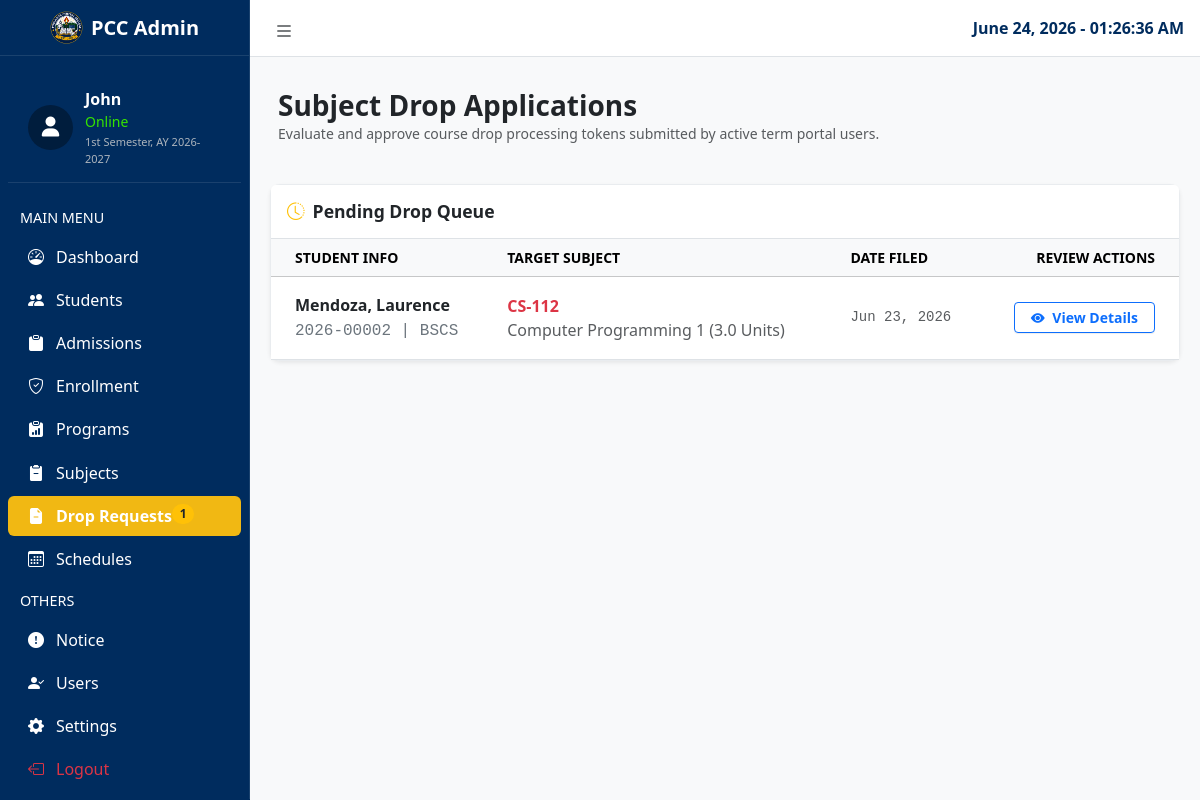
Screenshot of /admin/drop_requests.php (signed in) with the database file from the repository.
### tables this page shows
CREATE TABLE `drop_requests` (
  `id` int(11) NOT NULL AUTO_INCREMENT,
  `student_id` int(11) NOT NULL,
  `enrollment_id` int(11) NOT NULL,
  `reason` text NOT NULL,
  `status` varchar(50) DEFAULT 'Pending Review',
  `created_at` timestamp NOT NULL DEFAULT current_timestamp(),
  PRIMARY KEY (`id`),
  KEY `student_id` (`student_id`),
  KEY `enrollment_id` (`enrollment_id`),
  CONSTRAINT `drop_requests_ibfk_1` FOREIGN KEY (`student_id`) REFERENCES `students` (`student_id`) ON DELETE CASCADE,
  CONSTRAINT `drop_requests_ibfk_2` FOREIGN KEY (`enrollment_id`) REFERENCES `enrollments` (`enrollment_id`) ON DELETE CASCADE
);

CREATE TABLE `students` (
  `student_id` int(11) NOT NULL AUTO_INCREMENT,
  `student_number` varchar(20) NOT NULL,
  `password_hash` varchar(255) NOT NULL,
  `application_id` int(11) DEFAULT NULL,
  `first_name` varchar(50) NOT NULL,
  `middle_name` varchar(50) DEFAULT NULL,
  `last_name` varchar(50) NOT NULL,
  `suffix` varchar(10) DEFAULT NULL,
  `email` varchar(100) NOT NULL,
  `current_course` varchar(10) NOT NULL,
  `section` varchar(50) DEFAULT NULL,
  `year_level` int(11) DEFAULT 1,
  `classification` varchar(50) DEFAULT 'Regular',
  `created_at` timestamp NOT NULL DEFAULT current_timestamp(),
  `enrollment_status` varchar(50) DEFAULT 'Enrolled',
  `payment_method` varchar(50) DEFAULT 'Cashier',
  `payment_scheme` varchar(50) DEFAULT 'Full Payment',
  `gcash_ref_id` varchar(50) DEFAULT NULL,
  `gcash_receipt_path` varchar(255) DEFAULT NULL,
  PRIMARY KEY (`student_id`),
  UNIQUE KEY `student_number` (`student_number`),
  UNIQUE KEY `email` (`email`),
  KEY `current_course` (`current_course`),
  KEY `application_id` (`application_id`),
  CONSTRAINT `students_ibfk_1` FOREIGN KEY (`current_course`) REFERENCES `courses` (`course_code`),
  CONSTRAINT `students_ibfk_2` FOREIGN KEY (`application_id`) REFERENCES `applicants` (`application_id`)
);

CREATE TABLE `subjects` (
  `id` int(11) NOT NULL AUTO_INCREMENT,
  `subject_code` varchar(50) NOT NULL,
  `program` varchar(10) DEFAULT 'BSIT',
  `descriptive_title` varchar(255) NOT NULL,
  `target_year` varchar(50) DEFAULT '1st Year',
  `units` int(11) NOT NULL DEFAULT 3,
  `capacity` int(11) NOT NULL DEFAULT 40,
  `status` varchar(50) DEFAULT 'Inactive',
  `created_at` timestamp NOT NULL DEFAULT current_timestamp(),
  PRIMARY KEY (`id`),
  UNIQUE KEY `subject_code` (`subject_code`)
);

### admin/drop_requests.php (the view, shortened to what this page needs)
<?php
require_once '../config/database_connect.php';
$current_semester = "1st Semester, AY 2026-2027";
try {
    $drop_queue = $conn->query("
        SELECT dr.id as req_id, dr.reason, DATE(dr.created_at) as date_filed,
               st.student_number, st.first_name, st.last_name, st.current_course,
               sub.subject_code, sub.descriptive_title, sub.units
        FROM drop_requests dr
        JOIN students st ON dr.student_id = st.student_id
        JOIN enrollments e ON dr.enrollment_id = e.enrollment_id
        JOIN subjects sub ON e.subject_id = sub.id
        WHERE dr.status = 'Pending Review'
        ORDER BY dr.created_at ASC
    ")->fetchAll(PDO::FETCH_ASSOC);
} catch (PDOException $e) {
    $drop_queue = [];
}
$pending_drop_count = 0;
try {
    $drop_count_stmt = $conn->query("SELECT COUNT(*) FROM drop_requests WHERE status = 'Pending Review'");
    $pending_drop_count = $drop_count_stmt->fetchColumn();
} catch (PDOException $e) {
    error_log("Sidebar Badges Fetch Error: " . $e->getMessage());
}
?>
<!doctype html>
<html lang="en">
<head>
    <link rel="stylesheet" href="https://cdn.jsdelivr.net/npm/overlayscrollbars@2.11.0/styles/overlayscrollbars.min.css" />
    <link rel="stylesheet" href="https://cdn.jsdelivr.net/npm/bootstrap-icons@1.13.1/font/bootstrap-icons.min.css" />
    <link rel="stylesheet" href="../assets/css/adminlte.css" />
    <link rel="stylesheet" href="https://cdnjs.cloudflare.com/ajax/libs/font-awesome/6.4.0/css/all.min.css">
    <link href="https://cdn.jsdelivr.net/npm/bootstrap@5.3.2/dist/css/bootstrap.min.css" rel="stylesheet">
</head>
<body class="fixed-header sidebar-expand-lg bg-body-tertiary">
    <div class="app-wrapper">
        <nav class="app-header navbar navbar-expand bg-body px-1">
            <div class="container-fluid">
                <ul class="navbar-nav">
                    <li class="nav-item"><a class="nav-link text-dark" href="#" onclick="toggleSidebarMenu(event)" role="button"><i class="bi bi-list fs-5"></i></a></li>
                </ul>
                <ul class="navbar-nav ms-auto">
                    <li class="nav-item dropdown user-menu"><span class="d-md-inline"><div class="nav-date" id="liveClockDisplay">Loading Time...</div></span></li>
                </ul>
            </div>
        </nav>
        <aside class="app-sidebar sidebar-bg">
            <div class="sidebar-brand"
                style="border-right: 1px solid rgba(255, 255, 255, 0.1); border-bottom: 1px solid rgba(255, 255, 255, 0.1);">
                <a href="dashboard.php" class="brand-link">
                    <img src="../assets/images/PCC_logo.png" alt="PCC Logo" class="brand-image" />
                    <span class="brand-text fw-bold" style="color: white;">PCC Admin</span>
                </a>
            </div>
            <div class="sidebar-wrapper" style="border-right: 1px solid rgba(255, 255, 255, 0.1)">
                <nav class="mt-2">
                    <div class="user-profile">
                        <div class="avatar-wrapper">
                            <div class="avatar-placeholder"><i class="fa-solid fa-user"></i></div>
                        </div>
                        <div class="user-info">
                            <div class="username">
                                <?php echo htmlspecialchars($_SESSION['admin_name'] ?? 'Admin Account'); ?>
                            </div>
                            <div class="status-text small" style="color: #35e400;">Online</div>
                            <span class="sidebar-semester-text"><?php echo $current_semester; ?></span>
                        </div>
                    </div>
                    <ul class="nav sidebar-menu flex-column mt-3" id="navigation">
                        <li class="nav-header">MAIN MENU</li>
                        <li class="nav-item"><a href="dashboard.php" class="nav-link"><i
                                    class="nav-icon bi bi-speedometer"></i>
                                <p>Dashboard</p>
                            </a></li>
                        <li class="nav-item"><a href="students.php" class="nav-link "><i
                                    class="nav-icon bi bi-people-fill"></i>
                                <p>Students</p>
                            </a></li>
                        <li class="nav-item"><a href="admissions.php" class="nav-link "><i
                                    class="nav-icon bi bi-clipboard-fill"></i>
                                <p>Admissions
                                </p>
                            </a></li>
                        <li class="nav-item"><a href="verify_enrollment.php" class="nav-link"><i
                                    class="nav-icon bi bi-shield-check"></i>
                                <p>Enrollment
                                </p>
                            </a></li>
                        <li class="nav-item"><a href="#" class="nav-link"><i
                                    class="nav-icon bi bi-clipboard-data-fill"></i>
                                <p>Programs</p>
                            </a></li>
                        <li class="nav-item"><a href="subjects.php" class="nav-link"><i
                                    class="nav-icon bi bi-clipboard2-minus-fill"></i>
                                <p>Subjects</p>
                            </a></li>
                        <li class="nav-item"><a href="drop_requests.php" class="nav-link sidebar-bg-active"><i
                                    class="nav-icon bi bi-file-earmark-minus-fill"></i>
                                <p>Drop Requests
                                    <?php if ($pending_drop_count > 0): ?>
                                        <span class="badge bg-warning text-dark float-end small font-bold rounded-pill"
                                            style="background-color: white"><?php echo $pending_drop_count; ?></span>
                                    <?php endif; ?>
                                </p>
                            </a></li>
                        <li class="nav-item"><a href="#" class="nav-link"><i class="nav-icon bi bi-calendar3"></i>
                                <p>Schedules</p>
                            </a></li>
                        <li class="nav-header">OTHERS</li>
                        <li class="nav-item"><a href="notice.php" class="nav-link"><i
                                    class="nav-icon bi bi-exclamation-circle-fill"></i>
                                <p>Notice</p>
                            </a></li>
                        <li class="nav-item"><a href="users.php" class="nav-link"><i
                                    class="nav-icon bi bi-person-check-fill"></i>
                                <p>Users</p>
                            </a></li>
                        <li class="nav-item"><a href="settings.php" class="nav-link "><i
                                    class="nav-icon bi bi-gear-fill"></i>
                                <p>Settings</p>
                            </a></li>
                        <li class="nav-item">
                            <a href="../index.php" class="nav-link text-danger-emphasis"
                                onclick="return confirm('Are you sure you want to end your snapshot session?');">
                                <i class="nav-icon bi bi-box-arrow-left text-danger"></i>
                                <p class="text-danger font-bold">Logout</p>
                            </a>
                        </li>
                    </ul>
                </nav>
            </div>
        </aside>
        <main class="app-main">
            <div class="px-3 py-3">
                <div class="container-fluid">
                    <h3 class="mb-0 mt-3 fw-bold text-dark">Subject Drop Applications</h3>
                    <p class="text-muted small">Evaluate and approve course drop processing tokens submitted by active term portal users.</p>
                </div>
            </div>
            <div class="app-content mt-2">
                <div class="container-fluid">
                    <div class="card border border-light-subtle shadow-sm mb-4 bg-white" style="border-radius: 10px;">
                        <div class="card-header bg-white py-3 border-bottom">
                            <h5 class="card-title mb-0 fw-bold text-dark"><i class="bi bi-clock-history text-warning me-2"></i>Pending Drop Queue</h5>
                        </div>
                        <div class="card-body p-0">
                            <div class="table-responsive">
                                <table class="table table-hover align-middle mb-0 text-dark">
                                    <thead class="table-light small text-uppercase text-secondary">
                                        <tr>
                                            <th class="ps-4">Student Info</th>
                                            <th>Target Subject</th>
                                            <th>Date Filed</th>
                                            <th class="text-end pe-4" style="width: 200px;">Review Actions</th>
                                        </tr>
                                    </thead>
                                    <tbody>
                                        <?php if (empty($drop_queue)): ?>
                                            <tr><td colspan="4" class="text-center text-muted py-5 small"><i class="bi bi-folder-check text-success display-6 mb-2 d-block"></i>No pending dropping applications found.</td></tr>
                                        <?php else: ?>
                                            <?php foreach ($drop_queue as $row): ?>
                                                <tr>
                                                    <td class="ps-4 py-3">
                                                        <div class="fw-bold text-dark mb-0"><?= htmlspecialchars($row['last_name'] . ', ' . $row['first_name']) ?></div>
                                                        <span class="font-monospace text-secondary text-xs"><?= htmlspecialchars($row['student_number'] . " | " . $row['current_course']) ?></span>
                                                    </td>
                                                    <td>
                                                        <div class="fw-bold text-danger mb-0"><?= htmlspecialchars($row['subject_code']) ?></div>
                                                        <span class="text-muted text-xs"><?= htmlspecialchars($row['descriptive_title']) ?> (<?= number_format($row['units'], 1) ?> Units)</span>
                                                    </td>
                                                    <td class="font-monospace small text-muted"><?= date('M d, Y', strtotime($row['date_filed'])) ?></td>
                                                    <td class="pe-4 text-end">
                                                        <button type="button" class="btn btn-sm btn-outline-primary fw-bold px-3"
                                                                onclick="triggerDropInspectorModal(
                                                                    '<?= $row['req_id'] ?>',
                                                                    '<?= htmlspecialchars($row['last_name'] . ', ' . $row['first_name']) ?>',
                                                                    '<?= htmlspecialchars($row['subject_code'] . ' - ' . $row['descriptive_title']) ?>',
                                                                    '<?= urlencode($row['reason']) ?>'
                                                                )">
                                                            <i class="bi bi-eye-fill me-1"></i> View Details
                                                        </button>
                                                    </td>
                                                </tr>
                                            <?php endforeach; ?>
                                        <?php endif; ?>
                                    </tbody>
                                </table>
                            </div>
                        </div>
                    </div>
                </div>
            </div>
        </main>
    </div>
</body>
</html>

### admin/drop_requests.php (style rules this page uses)
:root { --pcc-blue: #002c5e; --pcc-gold: #f1b813; --pcc-dark-blue: #001d3d; }
body { background-color: #f4f6f9 !important; }
.sidebar-bg { background-color: var(--pcc-blue) !important; }
.sidebar-bg .nav-link, .sidebar-bg .brand-link, .sidebar-bg .nav-header { color: #ffffff !important; }
.sidebar-bg-active { color: var(--pcc-blue) !important; background-color: var(--pcc-gold) !important; font-weight: 600; }
.user-profile { display: flex; align-items: center; gap: 12px; padding: 15px 20px; border-bottom: 1px solid rgba(255, 255, 255, 0.1); }
.avatar-placeholder { width: 45px; height: 45px; border-radius: 50%; display: flex; align-items: center; justify-content: center; font-size: 20px; color: #ffffff; background-color: var(--pcc-dark-blue); }
.user-info .username { color: #ffffff; font-weight: 600; }
.nav-date { font-weight: 600; color: var(--pcc-blue); }
.sidebar-semester-text { color: #adb5bd; font-size: 11px; font-weight: 500; display: block; margin-top: 2px; }

### rows the page displays
drop_requests: student.first_name "Mendoza, Laurence", student.current_course "2026-00002 | BSCS", subjects.subject_code "CS-112", subjects.descriptive_title "Computer Programming 1", subjects.units "3.0", date_filed "Jun 23, 2026"

### other values shown
$_SESSION['admin_name'] "John"
$current_semester "1st Semester, AY 2026-2027"
$pending_drop_count "1"
